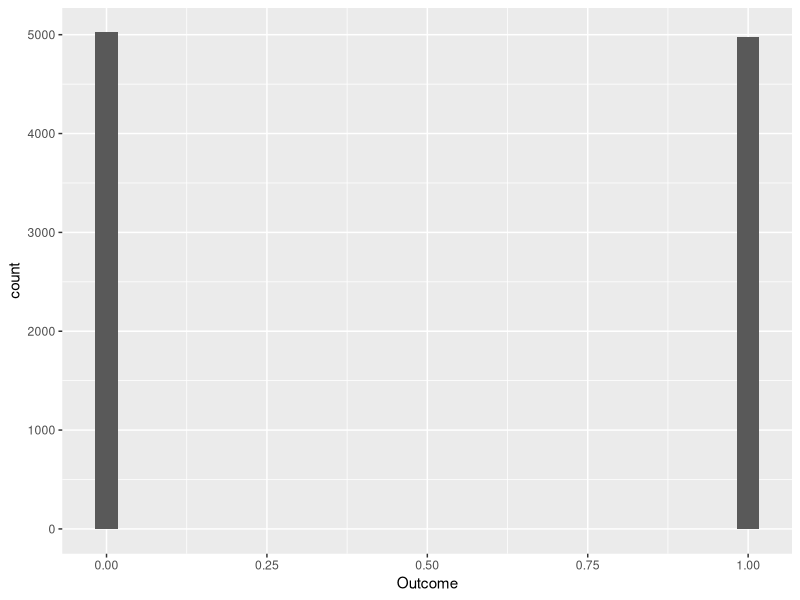
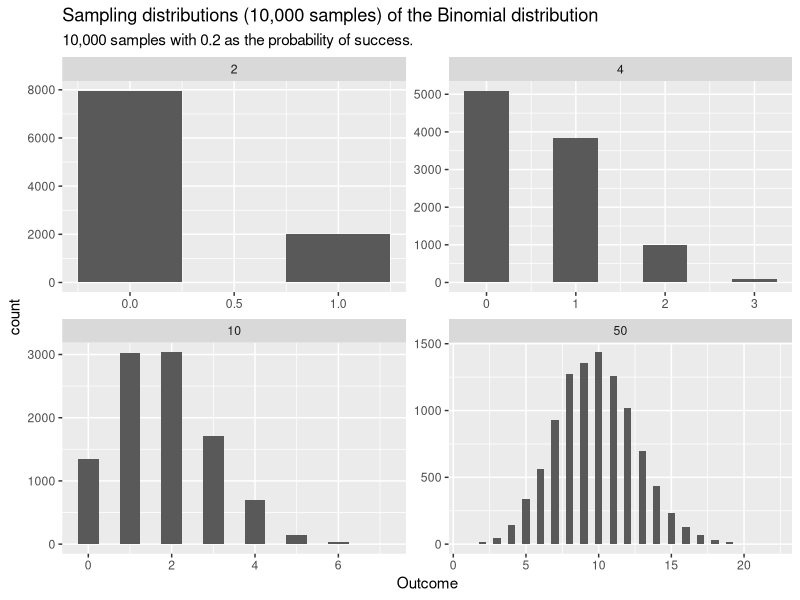
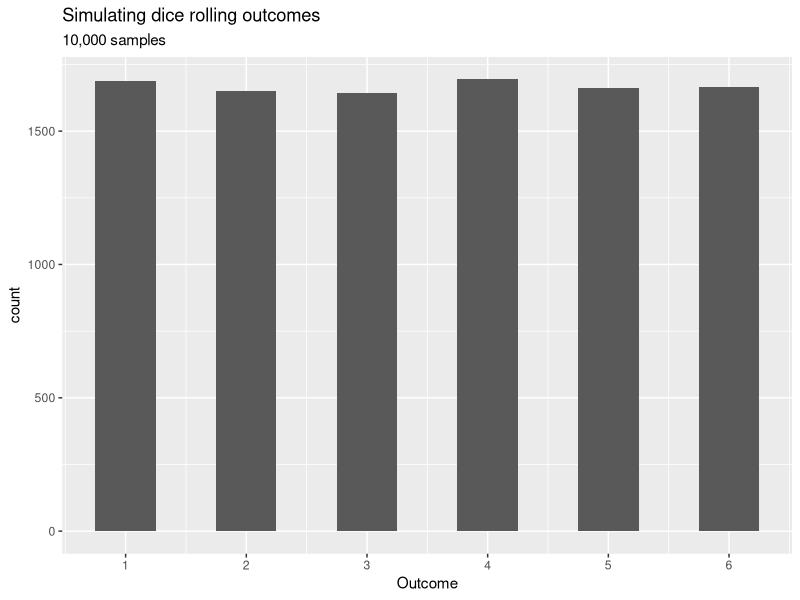
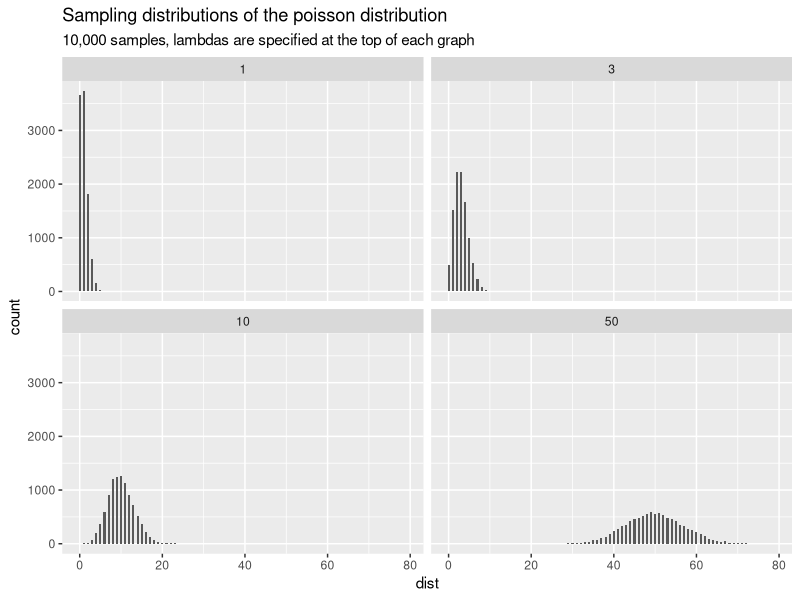

Here is the R script that generated these plots, in order:
library(tidyverse)
library(ggplot2)

# Set for reproducibility
set.seed(777)
sampleSize <- 10000

# Bernoulli
data <- tibble(Outcome = rbinom(sampleSize, 1, 0.5))

ggplot(data, aes(x = Outcome)) + geom_histogram()


# Binomial
dataBinom2 <- tibble(Outcome = rbinom(sampleSize, 1, 0.2), OutcomeNo=2)
dataBinom4 <- tibble(Outcome = rbinom(sampleSize, 3, 0.2), OutcomeNo=4)
dataBinom10 <- tibble(Outcome = rbinom(sampleSize, 9, 0.2), OutcomeNo=10)
dataBinom50 <- tibble(Outcome = rbinom(sampleSize, 49, 0.2), OutcomeNo=50)

data <- bind_rows(dataBinom2, dataBinom4, dataBinom10, dataBinom50)

ggplot(data, aes(x = Outcome)) + 
  geom_histogram(binwidth = .5) + 
  facet_wrap(~OutcomeNo, scales = "free") +
  labs(
    title = "Sampling distributions (10,000 samples) of the Binomial distribution",
    subtitle = "10,000 samples with 0.2 as the probability of success."
  ) 


# Discrete Uniform
data <- tibble(Outcome = rdunif(sampleSize, 1, 6))

ggplot(data, aes(x = Outcome)) + 
  geom_histogram(binwidth = .5) +
  scale_x_continuous(breaks = seq(1,6,1)) +
  labs(
    title = "Simulating dice rolling outcomes",
    subtitle = "10,000 samples"
  )


# Poisson 
dataPois1 <- tibble(dist = rpois(sampleSize, 1), lambda = 1)
dataPois3 <- tibble(dist = rpois(sampleSize, 3), lambda = 3)
dataPois10 <- tibble(dist = rpois(sampleSize, 10), lambda = 10)
dataPois50 <- tibble(dist = rpois(sampleSize, 50), lambda = 50)


data <- bind_rows(dataPois1, dataPois3, dataPois10, dataPois50)

ggplot(data, aes(x = dist)) + 
  geom_histogram(binwidth = .5) + 
  facet_wrap(~lambda) +
  labs(
    title = "Sampling distributions of the poisson distribution",
    subtitle = "10,000 samples, lambdas are specified at the top of each graph"
  ) 







